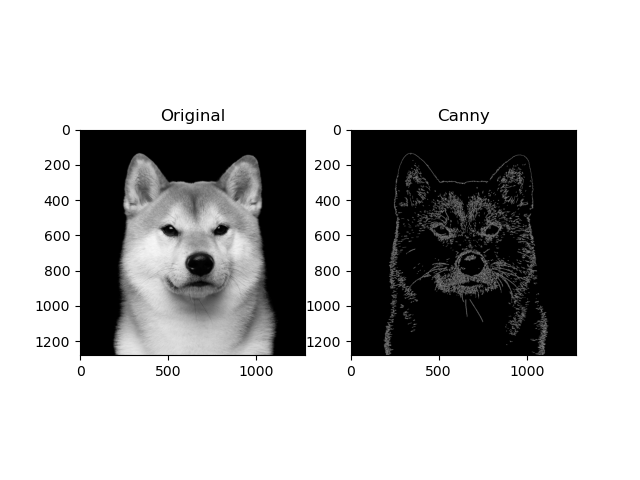

Recreate this plot in Python.
import numpy as np
import cv2 as cv
from matplotlib import pyplot as plt

path = r'/Users/sirap/Documents/Year_4/year-4-image/shiba.jpeg'
img = cv.imread(path,0)
edges = cv.Canny(img,100,200)

plt.subplot(121)
plt.imshow(img, cmap='gray')
plt.title('Original')

plt.subplot(122)
plt.imshow(edges,cmap = 'gray')
plt.title('Canny')

plt.show()
